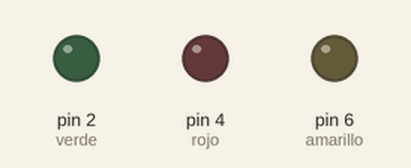
The sketch below on a simulated Arduino Uno, built with avr-gcc and run on an emulated ATmega328P. Shown: output pins drawn as LEDs (lit = HIGH).

Above: at 0.3 s.
At 1.05 s:
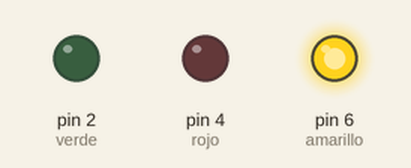
At 2.05 s:
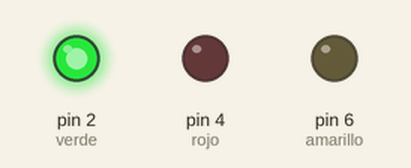
At 3.05 s:
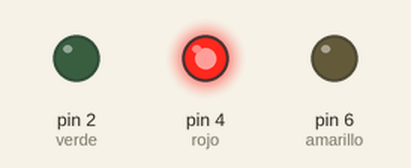
Timing chart, 0 to 3.5 s (numbered marks = the images above):
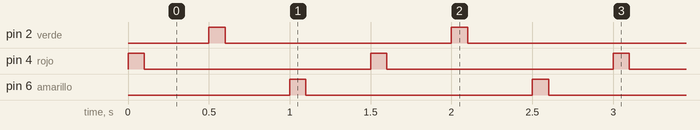

Measured:
- by itself, pin 2 (verde), pin 4 (rojo), pin 6 (amarillo): alternates HIGH for 0.10 s and LOW for 1.4 s
- by itself, everything shown: repeats every 1.5 s, in 6 steps

The sketch:

Codigo1.ino.ino
```cpp
int verde=2;
int rojo=4;
int amarillo=6;
void setup() {
  pinMode(verde,OUTPUT);
  pinMode(rojo,OUTPUT);
  pinMode(amarillo,OUTPUT);
}


void loop() {
digitalWrite(rojo,HIGH);
delay(100);
digitalWrite(rojo,LOW);
delay(400);

digitalWrite(verde,HIGH);
delay(100);
digitalWrite(verde,LOW);
delay(400);

digitalWrite(amarillo,HIGH);
delay(100);
digitalWrite(amarillo,LOW);
delay(400);

}
```
